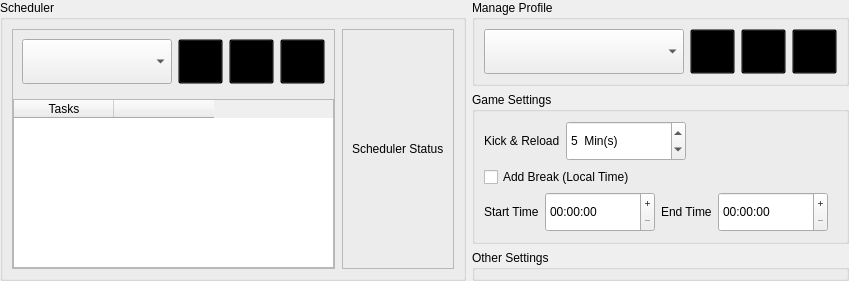
              <widget class="QFrame" name="frame_2">
               <property name="frameShape">
                <enum>QFrame::Shape::NoFrame</enum>
               </property>
               <property name="frameShadow">
                <enum>QFrame::Shadow::Raised</enum>
               </property>
               <layout class="QHBoxLayout" name="horizontalLayout_5" stretch="4,0">
                <property name="leftMargin">
                 <number>0</number>
                </property>
                <property name="topMargin">
                 <number>0</number>
                </property>
                <property name="rightMargin">
                 <number>0</number>
                </property>
                <property name="bottomMargin">
                 <number>0</number>
                </property>
                <item>
                 <widget class="QGroupBox" name="groupBox_3">
                  <property name="title">
                   <string>Scheduler</string>
                  </property>
                  <layout class="QHBoxLayout" name="horizontalLayout_4" stretch="3,3">
                   <property name="spacing">
                    <number>7</number>
                   </property>
                   <item>
                    <widget class="QFrame" name="frame_7">
                     <property name="frameShape">
                      <enum>QFrame::Shape::StyledPanel</enum>
                     </property>
                     <property name="frameShadow">
                      <enum>QFrame::Shadow::Raised</enum>
                     </property>
                     <layout class="QVBoxLayout" name="verticalLayout_8" stretch="1,5">
                      <property name="leftMargin">
                       <number>0</number>
                      </property>
                      <property name="topMargin">
                       <number>0</number>
                      </property>
                      <property name="rightMargin">
                       <number>0</number>
                      </property>
                      <property name="bottomMargin">
                       <number>0</number>
                      </property>
                      <item>
                       <widget class="QFrame" name="frame_9">
                        <property name="frameShape">
                         <enum>QFrame::Shape::NoFrame</enum>
                        </property>
                        <property name="frameShadow">
                         <enum>QFrame::Shadow::Raised</enum>
                        </property>
                        <layout class="QVBoxLayout" name="verticalLayout_9">
                         <property name="leftMargin">
                          <number>0</number>
                         </property>
                         <property name="topMargin">
                          <number>0</number>
                         </property>
                         <property name="rightMargin">
                          <number>0</number>
                         </property>
                         <property name="bottomMargin">
                          <number>0</number>
                         </property>
                         <item>
                          <widget class="QWidget" name="preset_widget_" native="true">
                           <layout class="QHBoxLayout" name="horizontalLayout_7">
                            <item>
                             <widget class="QComboBox" name="preset_combo_">
                              <property name="minimumSize">
                               <size>
                                <width>150</width>
                                <height>45</height>
                               </size>
                              </property>
                              <property name="maximumSize">
                               <size>
                                <width>16777215</width>
                                <height>45</height>
                               </size>
                              </property>
                              <property name="currentText">
                               <string/>
                              </property>
                              <property name="currentIndex">
                               <number>-1</number>
                              </property>
                              <property name="sizeAdjustPolicy">
                               <enum>QComboBox::SizeAdjustPolicy::AdjustToMinimumContentsLengthWithIcon</enum>
                              </property>
                              <property name="placeholderText">
                               <string>Select Preset</string>
                              </property>
                              <item>
                               <property name="text">
                                <string>Main Preset</string>
                               </property>
                              </item>
                              <item>
                               <property name="text">
                                <string>Alt Preset</string>
                               </property>
                              </item>
                             </widget>
                            </item>
                            <item>
                             <widget class="QPushButton" name="preset_edit_btn_">
                              <property name="minimumSize">
                               <size>
                                <width>45</width>
                                <height>45</height>
                               </size>
                              </property>
                              <property name="maximumSize">
                               <size>
                                <width>45</width>
                                <height>45</height>
                               </size>
                              </property>
                              <property name="styleSheet">
                               <string notr="true">background:transparent;</string>
                              </property>
                              <property name="text">
                               <string/>
                              </property>
                              <property name="icon">
                               <iconset theme="QIcon::ThemeIcon::MailMessageNew"/>
                              </property>
                             </widget>
                            </item>
                            <item>
                             <widget class="QPushButton" name="preset_delete_btn_">
                              <property name="minimumSize">
                               <size>
                                <width>45</width>
                                <height>45</height>
                               </size>
                              </property>
                              <property name="maximumSize">
                               <size>
                                <width>45</width>
                                <height>45</height>
                               </size>
                              </property>
                              <property name="styleSheet">
                               <string notr="true">background:transparent;</string>
                              </property>
                              <property name="text">
                               <string/>
                              </property>
                              <property name="icon">
                               <iconset theme="QIcon::ThemeIcon::EditDelete"/>
                              </property>
                             </widget>
                            </item>
                            <item>
                             <widget class="QPushButton" name="preset_add_btn_">
                              <property name="minimumSize">
                               <size>
                                <width>45</width>
                                <height>45</height>
                               </size>
                              </property>
                              <property name="maximumSize">
                               <size>
                                <width>45</width>
                                <height>45</height>
                               </size>
                              </property>
                              <property name="styleSheet">
                               <string notr="true">background:transparent;</string>
                              </property>
                              <property name="text">
                               <string/>
                              </property>
                              <property name="icon">
                               <iconset theme="QIcon::ThemeIcon::ListAdd"/>
                              </property>
                             </widget>
                            </item>
                           </layout>
                          </widget>
                         </item>
                        </layout>
                       </widget>
                      </item>
                      <item>
                       <widget class="QFrame" name="frame_5">
                        <property name="frameShape">
                         <enum>QFrame::Shape::NoFrame</enum>
                        </property>
                        <property name="frameShadow">
                         <enum>QFrame::Shadow::Raised</enum>
                        </property>
                        <layout class="QHBoxLayout" name="horizontalLayout_2">
                         <property name="leftMargin">
                          <number>0</number>
                         </property>
                         <property name="topMargin">
                          <number>0</number>
                         </property>
                         <property name="rightMargin">
                          <number>0</number>
                         </property>
                         <property name="bottomMargin">
                          <number>0</number>
                         </property>
                         <item>
                          <widget class="QTableWidget" name="scheduler_table_">
                           <property name="sizePolicy">
                            <sizepolicy hsizetype="Expanding" vsizetype="Expanding">
                             <horstretch>0</horstretch>
                             <verstretch>0</verstretch>
                            </sizepolicy>
                           </property>
                           <property name="mouseTracking">
                            <bool>false</bool>
                           </property>
                           <property name="contextMenuPolicy">
                            <enum>Qt::ContextMenuPolicy::DefaultContextMenu</enum>
                           </property>
                           <property name="acceptDrops">
                            <bool>true</bool>
                           </property>
                           <property name="sizeAdjustPolicy">
                            <enum>QAbstractScrollArea::SizeAdjustPolicy::AdjustToContents</enum>
                           </property>
                           <property name="editTriggers">
                            <set>QAbstractItemView::EditTrigger::NoEditTriggers</set>
                           </property>
                           <property name="dragEnabled">
                            <bool>true</bool>
                           </property>
                           <property name="dragDropMode">
                            <enum>QAbstractItemView::DragDropMode::InternalMove</enum>
                           </property>
                           <property name="defaultDropAction">
                            <enum>Qt::DropAction::IgnoreAction</enum>
                           </property>
                           <property name="selectionMode">
                            <enum>QAbstractItemView::SelectionMode::NoSelection</enum>
                           </property>
                           <property name="selectionBehavior">
                            <enum>QAbstractItemView::SelectionBehavior::SelectColumns</enum>
                           </property>
                           <property name="showGrid">
                            <bool>true</bool>
                           </property>
                           <property name="gridStyle">
                            <enum>Qt::PenStyle::SolidLine</enum>
                           </property>
                           <property name="cornerButtonEnabled">
                            <bool>false</bool>
                           </property>
                           <attribute name="horizontalHeaderMinimumSectionSize">
                            <number>45</number>
                           </attribute>
                           <attribute name="horizontalHeaderStretchLastSection">
                            <bool>false</bool>
                           </attribute>
                           <attribute name="verticalHeaderMinimumSectionSize">
                            <number>45</number>
                           </attribute>
                           <attribute name="verticalHeaderDefaultSectionSize">
                            <number>45</number>
                           </attribute>
                           <attribute name="verticalHeaderStretchLastSection">
                            <bool>false</bool>
                           </attribute>
                           <column>
                            <property name="text">
                             <string>Tasks</string>
                            </property>
                           </column>
                           <column>
                            <property name="text">
                             <string/>
                            </property>
                           </column>
                          </widget>
                         </item>
                        </layout>
                       </widget>
                      </item>
                     </layout>
                    </widget>
                   </item>
                   <item>
                    <widget class="QFrame" name="frame">
                     <property name="frameShape">
                      <enum>QFrame::Shape::StyledPanel</enum>
                     </property>
                     <property name="frameShadow">
                      <enum>QFrame::Shadow::Raised</enum>
                     </property>
                     <layout class="QVBoxLayout" name="verticalLayout_5">
                      <item alignment="Qt::AlignmentFlag::AlignHCenter">
                       <widget class="QLabel" name="label">
                        <property name="text">
                         <string>Scheduler Status</string>
                        </property>
                       </widget>
                      </item>
                     </layout>
                    </widget>
                   </item>
                  </layout>
                 </widget>
                </item>
                <item>
                 <widget class="QFrame" name="frame_6">
                  <property name="frameShape">
                   <enum>QFrame::Shape::NoFrame</enum>
                  </property>
                  <property name="frameShadow">
                   <enum>QFrame::Shadow::Raised</enum>
                  </property>
                  <layout class="QVBoxLayout" name="verticalLayout_7" stretch="1,1,8">
                   <property name="leftMargin">
                    <number>0</number>
                   </property>
                   <property name="topMargin">
                    <number>0</number>
                   </property>
                   <property name="rightMargin">
                    <number>0</number>
                   </property>
                   <property name="bottomMargin">
                    <number>0</number>
                   </property>
                   <item>
                    <widget class="QGroupBox" name="groupBox_5">
                     <property name="title">
                      <string>Manage Profile</string>
                     </property>
                     <layout class="QVBoxLayout" name="verticalLayout_17">
                      <item>
                       <widget class="QFrame" name="manage_profile_frame_">
                        <property name="frameShape">
                         <enum>QFrame::Shape::NoFrame</enum>
                        </property>
                        <property name="frameShadow">
                         <enum>QFrame::Shadow::Raised</enum>
                        </property>
                        <layout class="QHBoxLayout" name="horizontalLayout_13">
                         <property name="leftMargin">
                          <number>0</number>
                         </property>
                         <property name="topMargin">
                          <number>0</number>
                         </property>
                         <property name="rightMargin">
                          <number>0</number>
                         </property>
                         <property name="bottomMargin">
                          <number>0</number>
                         </property>
                         <item>
                          <widget class="QComboBox" name="profile_combobox_">
                           <property name="minimumSize">
                            <size>
                             <width>0</width>
                             <height>45</height>
                            </size>
                           </property>
                           <property name="placeholderText">
                            <string>Select Profile</string>
                           </property>
                          </widget>
                         </item>
                         <item>
                          <widget class="QPushButton" name="edit_profile_btn_">
                           <property name="minimumSize">
                            <size>
                             <width>45</width>
                             <height>45</height>
                            </size>
                           </property>
                           <property name="maximumSize">
                            <size>
                             <width>45</width>
                             <height>45</height>
                            </size>
                           </property>
                           <property name="styleSheet">
                            <string notr="true">background:transparent;</string>
                           </property>
                           <property name="text">
                            <string/>
                           </property>
                           <property name="icon">
                            <iconset theme="QIcon::ThemeIcon::MailMessageNew"/>
                           </property>
                          </widget>
                         </item>
                         <item>
                          <widget class="QPushButton" name="save_profile_btn_">
                           <property name="minimumSize">
                            <size>
                             <width>45</width>
                             <height>45</height>
                            </size>
                           </property>
                           <property name="maximumSize">
                            <size>
                             <width>45</width>
                             <height>45</height>
                            </size>
                           </property>
                           <property name="styleSheet">
                            <string notr="true">background:transparent;</string>
                           </property>
                           <property name="text">
                            <string/>
                           </property>
                           <property name="icon">
                            <iconset theme="QIcon::ThemeIcon::DocumentSaveAs"/>
                           </property>
                          </widget>
                         </item>
                         <item>
                          <widget class="QPushButton" name="add_profile_btn_">
                           <property name="minimumSize">
                            <size>
                             <width>45</width>
                             <height>45</height>
                            </size>
                           </property>
                           <property name="maximumSize">
                            <size>
                             <width>45</width>
                             <height>45</height>
                            </size>
                           </property>
                           <property name="styleSheet">
                            <string notr="true">background:transparent;</string>
                           </property>
                           <property name="text">
                            <string/>
                           </property>
                           <property name="icon">
                            <iconset theme="QIcon::ThemeIcon::ListAdd"/>
                           </property>
                          </widget>
                         </item>
                        </layout>
                       </widget>
                      </item>
                     </layout>
                    </widget>
                   </item>
                   <item>
                    <widget class="QGroupBox" name="game_settings_groupbox_">
                     <property name="title">
                      <string>Game Settings</string>
                     </property>
                     <layout class="QVBoxLayout" name="verticalLayout_6" stretch="0">
                      <item>
                       <widget class="QFrame" name="frame_8">
                        <property name="maximumSize">
                         <size>
                          <width>16777215</width>
                          <height>16777215</height>
                         </size>
                        </property>
                        <property name="frameShape">
                         <enum>QFrame::Shape::NoFrame</enum>
                        </property>
                        <property name="frameShadow">
                         <enum>QFrame::Shadow::Raised</enum>
                        </property>
                        <layout class="QVBoxLayout" name="verticalLayout_11">
                         <property name="leftMargin">
                          <number>0</number>
                         </property>
                         <property name="topMargin">
                          <number>0</number>
                         </property>
                         <property name="bottomMargin">
                          <number>0</number>
                         </property>
                         <item alignment="Qt::AlignmentFlag::AlignLeft">
                          <widget class="QFrame" name="frame_15">
                           <property name="frameShape">
                            <enum>QFrame::Shape::NoFrame</enum>
                           </property>
                           <property name="frameShadow">
                            <enum>QFrame::Shadow::Raised</enum>
                           </property>
                           <layout class="QHBoxLayout" name="horizontalLayout">
                            <property name="leftMargin">
                             <number>0</number>
                            </property>
                            <property name="topMargin">
                             <number>0</number>
                            </property>
                            <property name="rightMargin">
                             <number>0</number>
                            </property>
                            <property name="bottomMargin">
                             <number>0</number>
                            </property>
                            <item>
                             <widget class="QLabel" name="label_5">
                              <property name="text">
                               <string>Kick &amp; Reload</string>
                              </property>
                             </widget>
                            </item>
                            <item>
                             <widget class="QSpinBox" name="kick_reload_spinbox___">
                              <property name="minimumSize">
                               <size>
                                <width>120</width>
                                <height>40</height>
                               </size>
                              </property>
                              <property name="suffix">
                               <string>  Min(s)</string>
                              </property>
                              <property name="maximum">
                               <number>999</number>
                              </property>
                              <property name="value">
                               <number>5</number>
                              </property>
                             </widget>
                            </item>
                           </layout>
                          </widget>
                         </item>
                         <item>
                          <widget class="QFrame" name="frame_12">
                           <property name="frameShape">
                            <enum>QFrame::Shape::NoFrame</enum>
                           </property>
                           <property name="frameShadow">
                            <enum>QFrame::Shadow::Raised</enum>
                           </property>
                           <layout class="QVBoxLayout" name="verticalLayout_10">
                            <property name="spacing">
                             <number>0</number>
                            </property>
                            <property name="leftMargin">
                             <number>0</number>
                            </property>
                            <property name="topMargin">
                             <number>0</number>
                            </property>
                            <property name="rightMargin">
                             <number>0</number>
                            </property>
                            <property name="bottomMargin">
                             <number>0</number>
                            </property>
                            <item>
                             <widget class="QFrame" name="frame_13">
                              <property name="frameShape">
                               <enum>QFrame::Shape::NoFrame</enum>
                              </property>
                              <property name="frameShadow">
                               <enum>QFrame::Shadow::Raised</enum>
                              </property>
                              <layout class="QHBoxLayout" name="horizontalLayout_11">
                               <property name="leftMargin">
                                <number>0</number>
                               </property>
                               <property name="topMargin">
                                <number>0</number>
                               </property>
                               <property name="rightMargin">
                                <number>0</number>
                               </property>
                               <property name="bottomMargin">
                                <number>0</number>
                               </property>
                               <item>
                                <widget class="QCheckBox" name="add_break_checkbox___">
                                 <property name="text">
                                  <string>Add Break (Local Time)</string>
                                 </property>
                                </widget>
                               </item>
                              </layout>
                             </widget>
                            </item>
                            <item>
                             <widget class="QFrame" name="frame_14">
                              <property name="frameShape">
                               <enum>QFrame::Shape::NoFrame</enum>
                              </property>
                              <property name="frameShadow">
                               <enum>QFrame::Shadow::Raised</enum>
                              </property>
                              <layout class="QGridLayout" name="gridLayout_2">
                               <property name="leftMargin">
                                <number>0</number>
                               </property>
                               <property name="topMargin">
                                <number>5</number>
                               </property>
                               <property name="rightMargin">
                                <number>0</number>
                               </property>
                               <property name="bottomMargin">
                                <number>0</number>
                               </property>
                               <item row="1" column="3">
                                <widget class="QTimeEdit" name="break_end_time___">
                                 <property name="minimumSize">
                                  <size>
                                   <width>110</width>
                                   <height>40</height>
                                  </size>
                                 </property>
                                 <property name="buttonSymbols">
                                  <enum>QAbstractSpinBox::ButtonSymbols::PlusMinus</enum>
                                 </property>
                                </widget>
                               </item>
                               <item row="1" column="1">
                                <widget class="QTimeEdit" name="break_start_time___">
                                 <property name="minimumSize">
                                  <size>
                                   <width>110</width>
                                   <height>40</height>
                                  </size>
                                 </property>
                                 <property name="buttonSymbols">
                                  <enum>QAbstractSpinBox::ButtonSymbols::PlusMinus</enum>
                                 </property>
                                </widget>
                               </item>
                               <item row="1" column="0">
                                <widget class="QLabel" name="label_3">
                                 <property name="text">
                                  <string>Start Time</string>
                                 </property>
                                </widget>
                               </item>
                               <item row="1" column="2">
                                <widget class="QLabel" name="label_4">
                                 <property name="text">
                                  <string>End Time</string>
                                 </property>
                                </widget>
                               </item>
                              </layout>
                             </widget>
                            </item>
                           </layout>
                          </widget>
                         </item>
                        </layout>
                       </widget>
                      </item>
                     </layout>
                    </widget>
                   </item>
                   <item>
                    <widget class="QGroupBox" name="groupBox_2">
                     <property name="title">
                      <string>Other Settings</string>
                     </property>
                    </widget>
                   </item>
                  </layout>
                 </widget>
                </item>
               </layout>
              </widget>
